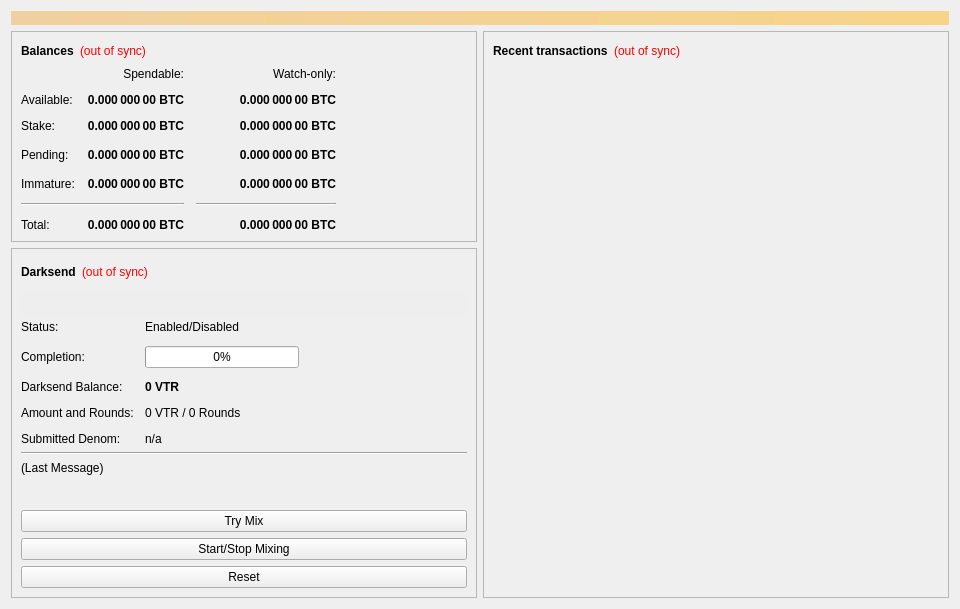
<?xml version="1.0" encoding="UTF-8"?>
<ui version="4.0">
 <class>OverviewPage</class>
 <widget class="QWidget" name="OverviewPage">
  <property name="geometry">
   <rect>
    <x>0</x>
    <y>0</y>
    <width>960</width>
    <height>594</height>
   </rect>
  </property>
  <property name="minimumSize">
   <size>
    <width>960</width>
    <height>0</height>
   </size>
  </property>
  <property name="windowTitle">
   <string>Form</string>
  </property>
  <layout class="QVBoxLayout" name="topLayout">
   <item>
    <widget class="QLabel" name="labelAlerts">
     <property name="visible">
      <bool>false</bool>
     </property>
     <property name="styleSheet">
      <string notr="true">background-color: qlineargradient(x1: 0, y1: 0, x2: 1, y2: 0, stop:0 #F0D0A0, stop:1 #F8D488); color:#000000;</string>
     </property>
     <property name="wordWrap">
      <bool>true</bool>
     </property>
     <property name="margin">
      <number>3</number>
     </property>
    </widget>
   </item>
   <item>
    <layout class="QHBoxLayout" name="horizontalLayout" stretch="1,1">
     <item>
      <layout class="QVBoxLayout" name="verticalLayout_2">
       <item>
        <widget class="QFrame" name="frame">
         <property name="frameShape">
          <enum>QFrame::StyledPanel</enum>
         </property>
         <property name="frameShadow">
          <enum>QFrame::Raised</enum>
         </property>
         <layout class="QVBoxLayout" name="verticalLayout_4">
          <item>
           <layout class="QHBoxLayout" name="horizontalLayout_4">
            <item>
             <widget class="QLabel" name="label_5">
              <property name="font">
               <font>
                <weight>75</weight>
                <bold>true</bold>
               </font>
              </property>
              <property name="text">
               <string>Balances</string>
              </property>
             </widget>
            </item>
            <item>
             <widget class="QLabel" name="labelWalletStatus">
              <property name="cursor">
               <cursorShape>WhatsThisCursor</cursorShape>
              </property>
              <property name="toolTip">
               <string>The displayed information may be out of date. Your wallet automatically synchronizes with the Ventor network after a connection is established, but this process has not completed yet.</string>
              </property>
              <property name="styleSheet">
               <string notr="true">QLabel { color: red; }</string>
              </property>
              <property name="text">
               <string notr="true">(out of sync)</string>
              </property>
              <property name="alignment">
               <set>Qt::AlignLeading|Qt::AlignLeft|Qt::AlignVCenter</set>
              </property>
             </widget>
            </item>
            <item>
             <spacer name="horizontalSpacer_3">
              <property name="orientation">
               <enum>Qt::Horizontal</enum>
              </property>
              <property name="sizeHint" stdset="0">
               <size>
                <width>40</width>
                <height>20</height>
               </size>
              </property>
             </spacer>
            </item>
           </layout>
          </item>
          <item>
           <layout class="QGridLayout" name="gridLayout">
            <property name="spacing">
             <number>12</number>
            </property>
            <item row="3" column="2">
             <widget class="QLabel" name="labelWatchPending">
              <property name="font">
               <font>
                <weight>75</weight>
                <bold>true</bold>
               </font>
              </property>
              <property name="cursor">
               <cursorShape>IBeamCursor</cursorShape>
              </property>
              <property name="toolTip">
               <string>Unconfirmed transactions to watch-only addresses</string>
              </property>
              <property name="text">
               <string notr="true">0.000 000 00 BTC</string>
              </property>
              <property name="alignment">
               <set>Qt::AlignRight|Qt::AlignTrailing|Qt::AlignVCenter</set>
              </property>
              <property name="textInteractionFlags">
               <set>Qt::LinksAccessibleByMouse|Qt::TextSelectableByKeyboard|Qt::TextSelectableByMouse</set>
              </property>
             </widget>
            </item>
            <item row="3" column="1">
             <widget class="QLabel" name="labelUnconfirmed">
              <property name="font">
               <font>
                <weight>75</weight>
                <bold>true</bold>
               </font>
              </property>
              <property name="cursor">
               <cursorShape>IBeamCursor</cursorShape>
              </property>
              <property name="toolTip">
               <string>Total of transactions that have yet to be confirmed, and do not yet count toward the spendable balance</string>
              </property>
              <property name="text">
               <string notr="true">0.000 000 00 BTC</string>
              </property>
              <property name="alignment">
               <set>Qt::AlignRight|Qt::AlignTrailing|Qt::AlignVCenter</set>
              </property>
              <property name="textInteractionFlags">
               <set>Qt::LinksAccessibleByMouse|Qt::TextSelectableByKeyboard|Qt::TextSelectableByMouse</set>
              </property>
             </widget>
            </item>
            <item row="4" column="2">
             <widget class="QLabel" name="labelWatchImmature">
              <property name="font">
               <font>
                <weight>75</weight>
                <bold>true</bold>
               </font>
              </property>
              <property name="cursor">
               <cursorShape>IBeamCursor</cursorShape>
              </property>
              <property name="toolTip">
               <string>Mined balance in watch-only addresses that has not yet matured</string>
              </property>
              <property name="text">
               <string notr="true">0.000 000 00 BTC</string>
              </property>
              <property name="alignment">
               <set>Qt::AlignRight|Qt::AlignTrailing|Qt::AlignVCenter</set>
              </property>
              <property name="textInteractionFlags">
               <set>Qt::LinksAccessibleByMouse|Qt::TextSelectableByKeyboard|Qt::TextSelectableByMouse</set>
              </property>
             </widget>
            </item>
            <item row="5" column="0" colspan="2">
             <widget class="Line" name="lineSpendableBalance">
              <property name="orientation">
               <enum>Qt::Horizontal</enum>
              </property>
             </widget>
            </item>
            <item row="5" column="2">
             <widget class="Line" name="lineWatchBalance">
              <property name="sizePolicy">
               <sizepolicy hsizetype="Preferred" vsizetype="Fixed">
                <horstretch>0</horstretch>
                <verstretch>0</verstretch>
               </sizepolicy>
              </property>
              <property name="minimumSize">
               <size>
                <width>140</width>
                <height>0</height>
               </size>
              </property>
              <property name="orientation">
               <enum>Qt::Horizontal</enum>
              </property>
             </widget>
            </item>
            <item row="6" column="0">
             <widget class="QLabel" name="labelTotalText">
              <property name="text">
               <string>Total:</string>
              </property>
             </widget>
            </item>
            <item row="4" column="1">
             <widget class="QLabel" name="labelImmature">
              <property name="font">
               <font>
                <weight>75</weight>
                <bold>true</bold>
               </font>
              </property>
              <property name="cursor">
               <cursorShape>IBeamCursor</cursorShape>
              </property>
              <property name="toolTip">
               <string>Mined balance that has not yet matured</string>
              </property>
              <property name="text">
               <string notr="true">0.000 000 00 BTC</string>
              </property>
              <property name="alignment">
               <set>Qt::AlignRight|Qt::AlignTrailing|Qt::AlignVCenter</set>
              </property>
              <property name="textInteractionFlags">
               <set>Qt::LinksAccessibleByMouse|Qt::TextSelectableByKeyboard|Qt::TextSelectableByMouse</set>
              </property>
             </widget>
            </item>
            <item row="3" column="3">
             <spacer name="horizontalSpacer_2">
              <property name="orientation">
               <enum>Qt::Horizontal</enum>
              </property>
              <property name="sizeHint" stdset="0">
               <size>
                <width>40</width>
                <height>20</height>
               </size>
              </property>
             </spacer>
            </item>
            <item row="4" column="0">
             <widget class="QLabel" name="labelImmatureText">
              <property name="text">
               <string>Immature:</string>
              </property>
             </widget>
            </item>
            <item row="6" column="1">
             <widget class="QLabel" name="labelTotal">
              <property name="font">
               <font>
                <weight>75</weight>
                <bold>true</bold>
               </font>
              </property>
              <property name="cursor">
               <cursorShape>IBeamCursor</cursorShape>
              </property>
              <property name="toolTip">
               <string>Your current total balance</string>
              </property>
              <property name="text">
               <string notr="true">0.000 000 00 BTC</string>
              </property>
              <property name="alignment">
               <set>Qt::AlignRight|Qt::AlignTrailing|Qt::AlignVCenter</set>
              </property>
              <property name="textInteractionFlags">
               <set>Qt::LinksAccessibleByMouse|Qt::TextSelectableByKeyboard|Qt::TextSelectableByMouse</set>
              </property>
             </widget>
            </item>
            <item row="6" column="2">
             <widget class="QLabel" name="labelWatchTotal">
              <property name="font">
               <font>
                <weight>75</weight>
                <bold>true</bold>
               </font>
              </property>
              <property name="cursor">
               <cursorShape>IBeamCursor</cursorShape>
              </property>
              <property name="toolTip">
               <string>Current total balance in watch-only addresses</string>
              </property>
              <property name="text">
               <string notr="true">0.000 000 00 BTC</string>
              </property>
              <property name="alignment">
               <set>Qt::AlignRight|Qt::AlignTrailing|Qt::AlignVCenter</set>
              </property>
              <property name="textInteractionFlags">
               <set>Qt::LinksAccessibleByMouse|Qt::TextSelectableByKeyboard|Qt::TextSelectableByMouse</set>
              </property>
             </widget>
            </item>
            <item row="0" column="2">
             <widget class="QLabel" name="labelWatchonly">
              <property name="text">
               <string>Watch-only:</string>
              </property>
              <property name="alignment">
               <set>Qt::AlignRight|Qt::AlignTrailing|Qt::AlignVCenter</set>
              </property>
             </widget>
            </item>
            <item row="1" column="0">
             <widget class="QLabel" name="labelBalanceText">
              <property name="text">
               <string>Available:</string>
              </property>
             </widget>
            </item>
            <item row="1" column="1">
             <widget class="QLabel" name="labelBalance">
              <property name="font">
               <font>
                <weight>75</weight>
                <bold>true</bold>
               </font>
              </property>
              <property name="cursor">
               <cursorShape>IBeamCursor</cursorShape>
              </property>
              <property name="toolTip">
               <string>Your current spendable balance</string>
              </property>
              <property name="text">
               <string notr="true">0.000 000 00 BTC</string>
              </property>
              <property name="alignment">
               <set>Qt::AlignRight|Qt::AlignTrailing|Qt::AlignVCenter</set>
              </property>
              <property name="textInteractionFlags">
               <set>Qt::LinksAccessibleByMouse|Qt::TextSelectableByKeyboard|Qt::TextSelectableByMouse</set>
              </property>
             </widget>
            </item>
            <item row="2" column="0">
             <widget class="QLabel" name="label_10">
              <property name="text">
               <string>Stake:</string>
              </property>
             </widget>
            </item>
            <item row="2" column="1">
             <widget class="QLabel" name="labelStake">
              <property name="font">
               <font>
                <weight>75</weight>
                <bold>true</bold>
               </font>
              </property>
              <property name="cursor">
               <cursorShape>IBeamCursor</cursorShape>
              </property>
              <property name="toolTip">
               <string>Total of coins that was staked, and do not yet count toward the current balance</string>
              </property>
              <property name="text">
               <string notr="true">0.000 000 00 BTC</string>
              </property>
              <property name="alignment">
               <set>Qt::AlignRight|Qt::AlignTrailing|Qt::AlignVCenter</set>
              </property>
              <property name="textInteractionFlags">
               <set>Qt::LinksAccessibleByMouse|Qt::TextSelectableByKeyboard|Qt::TextSelectableByMouse</set>
              </property>
             </widget>
            </item>
            <item row="2" column="2">
             <widget class="QLabel" name="labelWatchStake">
              <property name="font">
               <font>
                <weight>75</weight>
                <bold>true</bold>
               </font>
              </property>
              <property name="cursor">
               <cursorShape>IBeamCursor</cursorShape>
              </property>
              <property name="toolTip">
               <string>Total of coins that was staked in watch-only addresses, and do not yet count toward the current watch-only balance</string>
              </property>
              <property name="text">
               <string notr="true">0.000 000 00 BTC</string>
              </property>
              <property name="alignment">
               <set>Qt::AlignRight|Qt::AlignTrailing|Qt::AlignVCenter</set>
              </property>
              <property name="textInteractionFlags">
               <set>Qt::LinksAccessibleByMouse|Qt::TextSelectableByKeyboard|Qt::TextSelectableByMouse</set>
              </property>
             </widget>
            </item>
            <item row="1" column="2">
             <widget class="QLabel" name="labelWatchAvailable">
              <property name="font">
               <font>
                <weight>75</weight>
                <bold>true</bold>
               </font>
              </property>
              <property name="cursor">
               <cursorShape>IBeamCursor</cursorShape>
              </property>
              <property name="toolTip">
               <string>Your current balance in watch-only addresses</string>
              </property>
              <property name="text">
               <string notr="true">0.000 000 00 BTC</string>
              </property>
              <property name="alignment">
               <set>Qt::AlignRight|Qt::AlignTrailing|Qt::AlignVCenter</set>
              </property>
              <property name="textInteractionFlags">
               <set>Qt::LinksAccessibleByMouse|Qt::TextSelectableByKeyboard|Qt::TextSelectableByMouse</set>
              </property>
             </widget>
            </item>
            <item row="3" column="0">
             <widget class="QLabel" name="labelPendingText">
              <property name="text">
               <string>Pending:</string>
              </property>
             </widget>
            </item>
            <item row="0" column="1">
             <widget class="QLabel" name="labelSpendable">
              <property name="text">
               <string>Spendable:</string>
              </property>
              <property name="alignment">
               <set>Qt::AlignRight|Qt::AlignTrailing|Qt::AlignVCenter</set>
              </property>
             </widget>
            </item>
           </layout>
          </item>
         </layout>
        </widget>
       </item>
       <item>
        <widget class="QFrame" name="frameDarksend">
         <property name="sizePolicy">
          <sizepolicy hsizetype="Expanding" vsizetype="Expanding">
           <horstretch>0</horstretch>
           <verstretch>0</verstretch>
          </sizepolicy>
         </property>
         <property name="minimumSize">
          <size>
           <width>0</width>
           <height>350</height>
          </size>
         </property>
         <property name="layoutDirection">
          <enum>Qt::LeftToRight</enum>
         </property>
         <property name="frameShape">
          <enum>QFrame::StyledPanel</enum>
         </property>
         <property name="frameShadow">
          <enum>QFrame::Raised</enum>
         </property>
         <layout class="QVBoxLayout" name="verticalLayout_5">
          <item>
           <layout class="QHBoxLayout" name="horizontalLayout_5">
            <item>
             <widget class="QLabel" name="label_2">
              <property name="font">
               <font>
                <weight>75</weight>
                <bold>true</bold>
               </font>
              </property>
              <property name="text">
               <string>Darksend</string>
              </property>
             </widget>
            </item>
            <item>
             <widget class="QLabel" name="labelDarksendSyncStatus">
              <property name="toolTip">
               <string>The displayed information may be out of date. Your wallet automatically synchronizes with the Ventor network after a connection is established, but this process has not completed yet.</string>
              </property>
              <property name="styleSheet">
               <string notr="true">QLabel { color: red; }</string>
              </property>
              <property name="text">
               <string notr="true">(out of sync)</string>
              </property>
              <property name="alignment">
               <set>Qt::AlignLeading|Qt::AlignLeft|Qt::AlignVCenter</set>
              </property>
             </widget>
            </item>
            <item>
             <spacer name="horizontalSpacer_4">
              <property name="orientation">
               <enum>Qt::Horizontal</enum>
              </property>
              <property name="sizeHint" stdset="0">
               <size>
                <width>40</width>
                <height>20</height>
               </size>
              </property>
             </spacer>
            </item>
           </layout>
          </item>
          <item>
           <widget class="QPushButton" name="runAutoDenom">
            <property name="palette">
             <palette>
              <active>
               <colorrole role="WindowText">
                <brush brushstyle="SolidPattern">
                 <color alpha="255">
                  <red>0</red>
                  <green>0</green>
                  <blue>0</blue>
                 </color>
                </brush>
               </colorrole>
               <colorrole role="Button">
                <brush brushstyle="SolidPattern">
                 <color alpha="255">
                  <red>239</red>
                  <green>238</green>
                  <blue>238</blue>
                 </color>
                </brush>
               </colorrole>
               <colorrole role="Light">
                <brush brushstyle="SolidPattern">
                 <color alpha="255">
                  <red>255</red>
                  <green>255</green>
                  <blue>255</blue>
                 </color>
                </brush>
               </colorrole>
               <colorrole role="Midlight">
                <brush brushstyle="SolidPattern">
                 <color alpha="255">
                  <red>247</red>
                  <green>246</green>
                  <blue>246</blue>
                 </color>
                </brush>
               </colorrole>
               <colorrole role="Dark">
                <brush brushstyle="SolidPattern">
                 <color alpha="255">
                  <red>119</red>
                  <green>119</green>
                  <blue>119</blue>
                 </color>
                </brush>
               </colorrole>
               <colorrole role="Mid">
                <brush brushstyle="SolidPattern">
                 <color alpha="255">
                  <red>159</red>
                  <green>159</green>
                  <blue>159</blue>
                 </color>
                </brush>
               </colorrole>
               <colorrole role="Text">
                <brush brushstyle="SolidPattern">
                 <color alpha="255">
                  <red>0</red>
                  <green>0</green>
                  <blue>0</blue>
                 </color>
                </brush>
               </colorrole>
               <colorrole role="BrightText">
                <brush brushstyle="SolidPattern">
                 <color alpha="255">
                  <red>255</red>
                  <green>255</green>
                  <blue>255</blue>
                 </color>
                </brush>
               </colorrole>
               <colorrole role="ButtonText">
                <brush brushstyle="SolidPattern">
                 <color alpha="255">
                  <red>0</red>
                  <green>0</green>
                  <blue>0</blue>
                 </color>
                </brush>
               </colorrole>
               <colorrole role="Base">
                <brush brushstyle="SolidPattern">
                 <color alpha="255">
                  <red>255</red>
                  <green>255</green>
                  <blue>255</blue>
                 </color>
                </brush>
               </colorrole>
               <colorrole role="Window">
                <brush brushstyle="SolidPattern">
                 <color alpha="255">
                  <red>239</red>
                  <green>238</green>
                  <blue>238</blue>
                 </color>
                </brush>
               </colorrole>
               <colorrole role="Shadow">
                <brush brushstyle="SolidPattern">
                 <color alpha="255">
                  <red>0</red>
                  <green>0</green>
                  <blue>0</blue>
                 </color>
                </brush>
               </colorrole>
               <colorrole role="AlternateBase">
                <brush brushstyle="SolidPattern">
                 <color alpha="255">
                  <red>247</red>
                  <green>246</green>
                  <blue>246</blue>
                 </color>
                </brush>
               </colorrole>
               <colorrole role="ToolTipBase">
                <brush brushstyle="SolidPattern">
                 <color alpha="255">
                  <red>255</red>
                  <green>255</green>
                  <blue>220</blue>
                 </color>
                </brush>
               </colorrole>
               <colorrole role="ToolTipText">
                <brush brushstyle="SolidPattern">
                 <color alpha="255">
                  <red>0</red>
                  <green>0</green>
                  <blue>0</blue>
                 </color>
                </brush>
               </colorrole>
              </active>
              <inactive>
               <colorrole role="WindowText">
                <brush brushstyle="SolidPattern">
                 <color alpha="255">
                  <red>0</red>
                  <green>0</green>
                  <blue>0</blue>
                 </color>
                </brush>
               </colorrole>
               <colorrole role="Button">
                <brush brushstyle="SolidPattern">
                 <color alpha="255">
                  <red>239</red>
                  <green>238</green>
                  <blue>238</blue>
                 </color>
                </brush>
               </colorrole>
               <colorrole role="Light">
                <brush brushstyle="SolidPattern">
                 <color alpha="255">
                  <red>255</red>
                  <green>255</green>
                  <blue>255</blue>
                 </color>
                </brush>
               </colorrole>
               <colorrole role="Midlight">
                <brush brushstyle="SolidPattern">
                 <color alpha="255">
                  <red>247</red>
                  <green>246</green>
                  <blue>246</blue>
                 </color>
                </brush>
               </colorrole>
               <colorrole role="Dark">
                <brush brushstyle="SolidPattern">
                 <color alpha="255">
                  <red>119</red>
                  <green>119</green>
                  <blue>119</blue>
                 </color>
                </brush>
               </colorrole>
               <colorrole role="Mid">
                <brush brushstyle="SolidPattern">
                 <color alpha="255">
                  <red>159</red>
                  <green>159</green>
                  <blue>159</blue>
                 </color>
                </brush>
               </colorrole>
               <colorrole role="Text">
                <brush brushstyle="SolidPattern">
                 <color alpha="255">
                  <red>0</red>
                  <green>0</green>
                  <blue>0</blue>
                 </color>
                </brush>
               </colorrole>
               <colorrole role="BrightText">
                <brush brushstyle="SolidPattern">
                 <color alpha="255">
                  <red>255</red>
                  <green>255</green>
                  <blue>255</blue>
                 </color>
                </brush>
               </colorrole>
               <colorrole role="ButtonText">
                <brush brushstyle="SolidPattern">
                 <color alpha="255">
                  <red>0</red>
                  <green>0</green>
                  <blue>0</blue>
                 </color>
                </brush>
               </colorrole>
               <colorrole role="Base">
                <brush brushstyle="SolidPattern">
                 <color alpha="255">
                  <red>255</red>
                  <green>255</green>
                  <blue>255</blue>
                 </color>
                </brush>
               </colorrole>
               <colorrole role="Window">
                <brush brushstyle="SolidPattern">
                 <color alpha="255">
                  <red>239</red>
                  <green>238</green>
                  <blue>238</blue>
                 </color>
                </brush>
               </colorrole>
               <colorrole role="Shadow">
                <brush brushstyle="SolidPattern">
                 <color alpha="255">
                  <red>0</red>
                  <green>0</green>
                  <blue>0</blue>
                 </color>
                </brush>
               </colorrole>
               <colorrole role="AlternateBase">
                <brush brushstyle="SolidPattern">
                 <color alpha="255">
                  <red>247</red>
                  <green>246</green>
                  <blue>246</blue>
                 </color>
                </brush>
               </colorrole>
               <colorrole role="ToolTipBase">
                <brush brushstyle="SolidPattern">
                 <color alpha="255">
                  <red>255</red>
                  <green>255</green>
                  <blue>220</blue>
                 </color>
                </brush>
               </colorrole>
               <colorrole role="ToolTipText">
                <brush brushstyle="SolidPattern">
                 <color alpha="255">
                  <red>0</red>
                  <green>0</green>
                  <blue>0</blue>
                 </color>
                </brush>
               </colorrole>
              </inactive>
              <disabled>
               <colorrole role="WindowText">
                <brush brushstyle="SolidPattern">
                 <color alpha="255">
                  <red>119</red>
                  <green>119</green>
                  <blue>119</blue>
                 </color>
                </brush>
               </colorrole>
               <colorrole role="Button">
                <brush brushstyle="SolidPattern">
                 <color alpha="255">
                  <red>239</red>
                  <green>238</green>
                  <blue>238</blue>
                 </color>
                </brush>
               </colorrole>
               <colorrole role="Light">
                <brush brushstyle="SolidPattern">
                 <color alpha="255">
                  <red>255</red>
                  <green>255</green>
                  <blue>255</blue>
                 </color>
                </brush>
               </colorrole>
               <colorrole role="Midlight">
                <brush brushstyle="SolidPattern">
                 <color alpha="255">
                  <red>247</red>
                  <green>246</green>
                  <blue>246</blue>
                 </color>
                </brush>
               </colorrole>
               <colorrole role="Dark">
                <brush brushstyle="SolidPattern">
                 <color alpha="255">
                  <red>119</red>
                  <green>119</green>
                  <blue>119</blue>
                 </color>
                </brush>
               </colorrole>
               <colorrole role="Mid">
                <brush brushstyle="SolidPattern">
                 <color alpha="255">
                  <red>159</red>
                  <green>159</green>
                  <blue>159</blue>
                 </color>
                </brush>
               </colorrole>
               <colorrole role="Text">
                <brush brushstyle="SolidPattern">
                 <color alpha="255">
                  <red>119</red>
                  <green>119</green>
                  <blue>119</blue>
                 </color>
                </brush>
               </colorrole>
               <colorrole role="BrightText">
                <brush brushstyle="SolidPattern">
                 <color alpha="255">
                  <red>255</red>
                  <green>255</green>
                  <blue>255</blue>
                 </color>
                </brush>
               </colorrole>
               <colorrole role="ButtonText">
                <brush brushstyle="SolidPattern">
                 <color alpha="255">
                  <red>119</red>
                  <green>119</green>
                  <blue>119</blue>
                 </color>
                </brush>
               </colorrole>
               <colorrole role="Base">
                <brush brushstyle="SolidPattern">
                 <color alpha="255">
                  <red>239</red>
                  <green>238</green>
                  <blue>238</blue>
                 </color>
                </brush>
               </colorrole>
               <colorrole role="Window">
                <brush brushstyle="SolidPattern">
                 <color alpha="255">
                  <red>239</red>
                  <green>238</green>
                  <blue>238</blue>
                 </color>
                </brush>
               </colorrole>
               <colorrole role="Shadow">
                <brush brushstyle="SolidPattern">
                 <color alpha="255">
                  <red>0</red>
                  <green>0</green>
                  <blue>0</blue>
                 </color>
                </brush>
               </colorrole>
               <colorrole role="AlternateBase">
                <brush brushstyle="SolidPattern">
                 <color alpha="255">
                  <red>239</red>
                  <green>238</green>
                  <blue>238</blue>
                 </color>
                </brush>
               </colorrole>
               <colorrole role="ToolTipBase">
                <brush brushstyle="SolidPattern">
                 <color alpha="255">
                  <red>255</red>
                  <green>255</green>
                  <blue>220</blue>
                 </color>
                </brush>
               </colorrole>
               <colorrole role="ToolTipText">
                <brush brushstyle="SolidPattern">
                 <color alpha="255">
                  <red>0</red>
                  <green>0</green>
                  <blue>0</blue>
                 </color>
                </brush>
               </colorrole>
              </disabled>
             </palette>
            </property>
            <property name="focusPolicy">
             <enum>Qt::NoFocus</enum>
            </property>
            <property name="autoFillBackground">
             <bool>true</bool>
            </property>
            <property name="text">
             <string/>
            </property>
            <property name="flat">
             <bool>true</bool>
            </property>
           </widget>
          </item>
          <item>
           <layout class="QFormLayout" name="formLayout">
            <property name="fieldGrowthPolicy">
             <enum>QFormLayout::AllNonFixedFieldsGrow</enum>
            </property>
            <property name="horizontalSpacing">
             <number>11</number>
            </property>
            <property name="verticalSpacing">
             <number>12</number>
            </property>
            <item row="0" column="0">
             <widget class="QLabel" name="label_6">
              <property name="text">
               <string>Status:</string>
              </property>
             </widget>
            </item>
            <item row="1" column="0">
             <widget class="QLabel" name="label_7">
              <property name="text">
               <string>Completion:</string>
              </property>
             </widget>
            </item>
            <item row="1" column="1">
             <widget class="QProgressBar" name="darksendProgress">
              <property name="maximumSize">
               <size>
                <width>154</width>
                <height>16777215</height>
               </size>
              </property>
              <property name="value">
               <number>0</number>
              </property>
             </widget>
            </item>
            <item row="3" column="0">
             <widget class="QLabel" name="labelAnonymizedText">
              <property name="text">
               <string>Darksend Balance:</string>
              </property>
             </widget>
            </item>
            <item row="3" column="1">
             <widget class="QLabel" name="labelAnonymized">
              <property name="font">
               <font>
                <weight>75</weight>
                <bold>true</bold>
               </font>
              </property>
              <property name="text">
               <string notr="true">0 VTR</string>
              </property>
             </widget>
            </item>
            <item row="4" column="0">
             <widget class="QLabel" name="label_8">
              <property name="text">
               <string>Amount and Rounds:</string>
              </property>
             </widget>
            </item>
            <item row="4" column="1">
             <widget class="QLabel" name="labelAmountRounds">
              <property name="text">
               <string>0 VTR / 0 Rounds</string>
              </property>
             </widget>
            </item>
            <item row="5" column="0">
             <widget class="QLabel" name="label_9">
              <property name="text">
               <string>Submitted Denom:</string>
              </property>
             </widget>
            </item>
            <item row="5" column="1">
             <widget class="QLabel" name="labelSubmittedDenom">
              <property name="toolTip">
               <string>The denominations you submitted to the Masternode.&lt;br&gt;To mix, other users must submit the exact same denominations.</string>
              </property>
              <property name="text">
               <string>n/a</string>
              </property>
             </widget>
            </item>
            <item row="0" column="1">
             <widget class="QLabel" name="darksendEnabled">
              <property name="text">
               <string>Enabled/Disabled</string>
              </property>
             </widget>
            </item>
           </layout>
          </item>
          <item>
           <widget class="Line" name="lineLastMessage">
            <property name="orientation">
             <enum>Qt::Horizontal</enum>
            </property>
           </widget>
          </item>
          <item>
           <widget class="QLabel" name="darksendStatus">
            <property name="minimumSize">
             <size>
              <width>288</width>
              <height>43</height>
             </size>
            </property>
            <property name="text">
             <string>(Last Message)</string>
            </property>
            <property name="alignment">
             <set>Qt::AlignLeading|Qt::AlignLeft|Qt::AlignTop</set>
            </property>
            <property name="wordWrap">
             <bool>true</bool>
            </property>
           </widget>
          </item>
          <item>
           <widget class="QPushButton" name="darksendAuto">
            <property name="sizePolicy">
             <sizepolicy hsizetype="MinimumExpanding" vsizetype="Fixed">
              <horstretch>0</horstretch>
              <verstretch>0</verstretch>
             </sizepolicy>
            </property>
            <property name="toolTip">
             <string>Try to manually submit a Darksend request.</string>
            </property>
            <property name="text">
             <string>Try Mix</string>
            </property>
           </widget>
          </item>
          <item>
           <widget class="QPushButton" name="toggleDarksend">
            <property name="sizePolicy">
             <sizepolicy hsizetype="MinimumExpanding" vsizetype="Fixed">
              <horstretch>0</horstretch>
              <verstretch>0</verstretch>
             </sizepolicy>
            </property>
            <property name="text">
             <string>Start/Stop Mixing</string>
            </property>
           </widget>
          </item>
          <item>
           <widget class="QPushButton" name="darksendReset">
            <property name="sizePolicy">
             <sizepolicy hsizetype="MinimumExpanding" vsizetype="Fixed">
              <horstretch>0</horstretch>
              <verstretch>0</verstretch>
             </sizepolicy>
            </property>
            <property name="toolTip">
             <string>Reset the current status of Darksend (can interrupt Darksend if it's in the process of Mixing, which can cost you money!)</string>
            </property>
            <property name="autoFillBackground">
             <bool>false</bool>
            </property>
            <property name="text">
             <string>Reset</string>
            </property>
           </widget>
          </item>
         </layout>
        </widget>
       </item>
       <item>
        <spacer name="verticalSpacer">
         <property name="orientation">
          <enum>Qt::Vertical</enum>
         </property>
         <property name="sizeHint" stdset="0">
          <size>
           <width>20</width>
           <height>40</height>
          </size>
         </property>
        </spacer>
       </item>
      </layout>
     </item>
     <item>
      <layout class="QVBoxLayout" name="verticalLayout_3">
       <item>
        <widget class="QFrame" name="frame_2">
         <property name="frameShape">
          <enum>QFrame::StyledPanel</enum>
         </property>
         <property name="frameShadow">
          <enum>QFrame::Raised</enum>
         </property>
         <layout class="QVBoxLayout" name="verticalLayout">
          <item>
           <layout class="QHBoxLayout" name="horizontalLayout_2">
            <item>
             <widget class="QLabel" name="label_4">
              <property name="font">
               <font>
                <weight>75</weight>
                <bold>true</bold>
               </font>
              </property>
              <property name="text">
               <string>Recent transactions</string>
              </property>
             </widget>
            </item>
            <item>
             <widget class="QLabel" name="labelTransactionsStatus">
              <property name="cursor">
               <cursorShape>WhatsThisCursor</cursorShape>
              </property>
              <property name="toolTip">
               <string>The displayed information may be out of date. Your wallet automatically synchronizes with the Ventor network after a connection is established, but this process has not completed yet.</string>
              </property>
              <property name="styleSheet">
               <string notr="true">QLabel { color: red; }</string>
              </property>
              <property name="text">
               <string notr="true">(out of sync)</string>
              </property>
              <property name="alignment">
               <set>Qt::AlignRight|Qt::AlignTrailing|Qt::AlignVCenter</set>
              </property>
             </widget>
            </item>
            <item>
             <spacer name="horizontalSpacer">
              <property name="orientation">
               <enum>Qt::Horizontal</enum>
              </property>
              <property name="sizeHint" stdset="0">
               <size>
                <width>40</width>
                <height>20</height>
               </size>
              </property>
             </spacer>
            </item>
           </layout>
          </item>
          <item>
           <widget class="QListView" name="listTransactions">
            <property name="styleSheet">
             <string notr="true">QListView { background: transparent; }</string>
            </property>
            <property name="frameShape">
             <enum>QFrame::NoFrame</enum>
            </property>
            <property name="verticalScrollBarPolicy">
             <enum>Qt::ScrollBarAlwaysOff</enum>
            </property>
            <property name="horizontalScrollBarPolicy">
             <enum>Qt::ScrollBarAlwaysOff</enum>
            </property>
            <property name="selectionMode">
             <enum>QAbstractItemView::NoSelection</enum>
            </property>
           </widget>
          </item>
         </layout>
        </widget>
       </item>
      </layout>
     </item>
    </layout>
   </item>
  </layout>
 </widget>
 <resources/>
 <connections/>
</ui>
